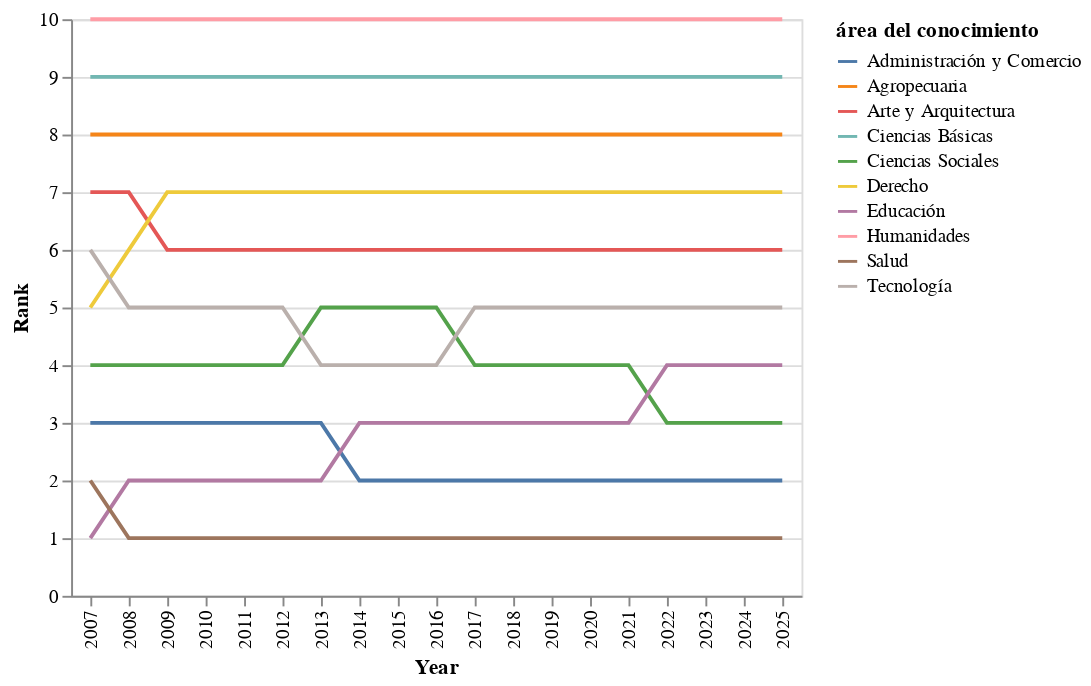

This figure's notebook cell:
### Markdown cell above
# **Fourth Chart: Differences of study areas between men and women**

The following chart shows the ranking of top enrolled number of students of
knowkledge areas, comparing men and women for the 2007-2025 period

### Code cell
cols_4 = ["año", "área del conocimiento"]
col_add = "total matrícula mujeres"
df_4 = raw.groupby(cols_4)[col_add].sum().reset_index()

df_4_final = pd.DataFrame({"año": [], "área del conocimiento": [],
                           "total matrícula mujeres": [], "rank": []})

for year in df_4["año"].unique():
    yr_df = df_4[df_4["año"] == year].copy()
    yr_df["rank"] = yr_df["total matrícula mujeres"].rank(ascending=False)
    df_4_final = pd.concat([df_4_final, yr_df])


chart_4 = alt.Chart(df_4_final).mark_line().encode(
    x = alt.X("año:O").title("Year"),
    y = alt.Y("rank").title("Rank"),
    color = "área del conocimiento")
chart_4

### Figure 1 — Vega-Lite specification as saved in the notebook (floating-point values rounded to 4 significant figures; data arrays with more than 128 entries replaced by an {"elided": "..."} marker saying what was removed)
{"config": {"view": {"continuousWidth": 300, "continuousHeight": 300}}, "data": {"name": "data-b2aba68f33e2f95a8c8f11e50b2a6bdb"}, "mark": {"type": "line"}, "encoding": {"color": {"field": "área del conocimiento", "type": "nominal"}, "x": {"field": "año", "title": "Year", "type": "ordinal"}, "y": {"field": "rank", "title": "Rank", "type": "quantitative"}}, "$schema": "https://vega.github.io/schema/vega-lite/v5.20.1.json", "datasets": {"data-b2aba68f33e2f95a8c8f11e50b2a6bdb": {"elided": "190 records"}}}
